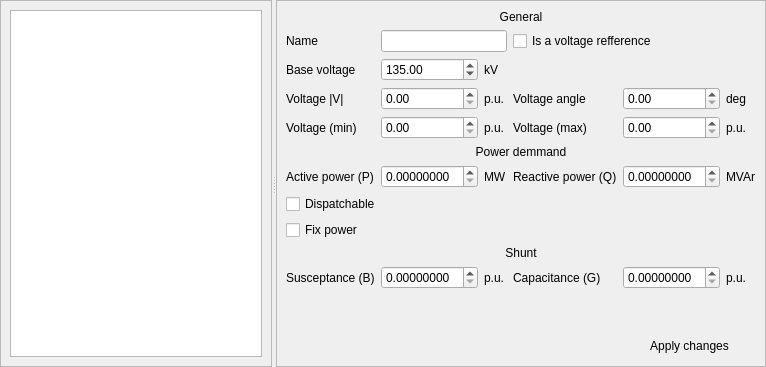
          <widget class="QWidget" name="tab_9">
           <attribute name="icon">
            <iconset resource="icons.qrc">
             <normaloff>:/file/substation.svg</normaloff>:/file/substation.svg</iconset>
           </attribute>
           <attribute name="title">
            <string>Substations</string>
           </attribute>
           <layout class="QHBoxLayout" name="horizontalLayout_7">
            <property name="margin">
             <number>0</number>
            </property>
            <item>
             <widget class="QSplitter" name="splitter_4">
              <property name="orientation">
               <enum>Qt::Horizontal</enum>
              </property>
              <widget class="QFrame" name="frame_11">
               <property name="frameShape">
                <enum>QFrame::StyledPanel</enum>
               </property>
               <property name="frameShadow">
                <enum>QFrame::Raised</enum>
               </property>
               <layout class="QGridLayout" name="gridLayout_7">
                <item row="0" column="0">
                 <widget class="QListView" name="substations_listview"/>
                </item>
               </layout>
              </widget>
              <widget class="QFrame" name="frame_17">
               <property name="frameShape">
                <enum>QFrame::StyledPanel</enum>
               </property>
               <property name="frameShadow">
                <enum>QFrame::Raised</enum>
               </property>
               <layout class="QGridLayout" name="gridLayout_8">
                <item row="10" column="3">
                 <widget class="QLabel" name="label_22">
                  <property name="text">
                   <string>Reactive power (Q)</string>
                  </property>
                 </widget>
                </item>
                <item row="15" column="4">
                 <widget class="QDoubleSpinBox" name="substation_g">
                  <property name="decimals">
                   <number>8</number>
                  </property>
                 </widget>
                </item>
                <item row="4" column="4">
                 <widget class="QDoubleSpinBox" name="substation_vangle">
                  <property name="maximum">
                   <double>90.000000000000000</double>
                  </property>
                 </widget>
                </item>
                <item row="15" column="1">
                 <widget class="QDoubleSpinBox" name="substation_b">
                  <property name="decimals">
                   <number>8</number>
                  </property>
                 </widget>
                </item>
                <item row="4" column="3">
                 <widget class="QLabel" name="label_19">
                  <property name="text">
                   <string>Voltage angle</string>
                  </property>
                 </widget>
                </item>
                <item row="4" column="1">
                 <widget class="QDoubleSpinBox" name="substation_vabs">
                  <property name="maximum">
                   <double>15.000000000000000</double>
                  </property>
                 </widget>
                </item>
                <item row="10" column="0">
                 <widget class="QLabel" name="label_21">
                  <property name="text">
                   <string>Active power (P)</string>
                  </property>
                 </widget>
                </item>
                <item row="10" column="1">
                 <widget class="QDoubleSpinBox" name="substation_p">
                  <property name="decimals">
                   <number>8</number>
                  </property>
                 </widget>
                </item>
                <item row="20" column="0">
                 <spacer name="verticalSpacer_2">
                  <property name="orientation">
                   <enum>Qt::Vertical</enum>
                  </property>
                  <property name="sizeHint" stdset="0">
                   <size>
                    <width>20</width>
                    <height>40</height>
                   </size>
                  </property>
                 </spacer>
                </item>
                <item row="4" column="0">
                 <widget class="QLabel" name="label_17">
                  <property name="text">
                   <string>Voltage |V|</string>
                  </property>
                 </widget>
                </item>
                <item row="3" column="0">
                 <widget class="QLabel" name="label_18">
                  <property name="text">
                   <string>Base voltage</string>
                  </property>
                 </widget>
                </item>
                <item row="3" column="1">
                 <widget class="QDoubleSpinBox" name="substation_basekva">
                  <property name="minimum">
                   <double>0.120000000000000</double>
                  </property>
                  <property name="maximum">
                   <double>999999.000000000000000</double>
                  </property>
                  <property name="value">
                   <double>135.000000000000000</double>
                  </property>
                 </widget>
                </item>
                <item row="1" column="0">
                 <widget class="QLabel" name="label_7">
                  <property name="text">
                   <string>Name</string>
                  </property>
                 </widget>
                </item>
                <item row="7" column="2">
                 <widget class="QLabel" name="label_29">
                  <property name="text">
                   <string>p.u.</string>
                  </property>
                 </widget>
                </item>
                <item row="7" column="0">
                 <widget class="QLabel" name="label_28">
                  <property name="text">
                   <string>Voltage (min)</string>
                  </property>
                 </widget>
                </item>
                <item row="3" column="2">
                 <widget class="QLabel" name="label_27">
                  <property name="text">
                   <string>kV</string>
                  </property>
                 </widget>
                </item>
                <item row="4" column="2">
                 <widget class="QLabel" name="label_26">
                  <property name="text">
                   <string>p.u.</string>
                  </property>
                 </widget>
                </item>
                <item row="10" column="2">
                 <widget class="QLabel" name="label_24">
                  <property name="text">
                   <string>MW</string>
                  </property>
                 </widget>
                </item>
                <item row="7" column="1">
                 <widget class="QDoubleSpinBox" name="substation_vmin">
                  <property name="maximum">
                   <double>15.000000000000000</double>
                  </property>
                 </widget>
                </item>
                <item row="15" column="2">
                 <widget class="QLabel" name="label_35">
                  <property name="text">
                   <string>p.u.</string>
                  </property>
                 </widget>
                </item>
                <item row="15" column="0">
                 <widget class="QLabel" name="label_34">
                  <property name="text">
                   <string>Susceptance (B)</string>
                  </property>
                 </widget>
                </item>
                <item row="10" column="4">
                 <widget class="QDoubleSpinBox" name="substation_q">
                  <property name="decimals">
                   <number>8</number>
                  </property>
                 </widget>
                </item>
                <item row="9" column="0" colspan="6">
                 <widget class="QLabel" name="label_20">
                  <property name="autoFillBackground">
                   <bool>true</bool>
                  </property>
                  <property name="text">
                   <string>Power demmand</string>
                  </property>
                  <property name="alignment">
                   <set>Qt::AlignCenter</set>
                  </property>
                 </widget>
                </item>
                <item row="14" column="0" colspan="6">
                 <widget class="QLabel" name="label_36">
                  <property name="palette">
                   <palette>
                    <active>
                     <colorrole role="Base">
                      <brush brushstyle="SolidPattern">
                       <color alpha="255">
                        <red>85</red>
                        <green>0</green>
                        <blue>255</blue>
                       </color>
                      </brush>
                     </colorrole>
                    </active>
                    <inactive>
                     <colorrole role="Base">
                      <brush brushstyle="SolidPattern">
                       <color alpha="255">
                        <red>85</red>
                        <green>0</green>
                        <blue>255</blue>
                       </color>
                      </brush>
                     </colorrole>
                    </inactive>
                    <disabled>
                     <colorrole role="Base">
                      <brush brushstyle="SolidPattern">
                       <color alpha="255">
                        <red>249</red>
                        <green>249</green>
                        <blue>249</blue>
                       </color>
                      </brush>
                     </colorrole>
                    </disabled>
                   </palette>
                  </property>
                  <property name="autoFillBackground">
                   <bool>true</bool>
                  </property>
                  <property name="text">
                   <string>Shunt</string>
                  </property>
                  <property name="alignment">
                   <set>Qt::AlignCenter</set>
                  </property>
                 </widget>
                </item>
                <item row="7" column="3">
                 <widget class="QLabel" name="label_31">
                  <property name="text">
                   <string>Voltage (max)</string>
                  </property>
                 </widget>
                </item>
                <item row="4" column="5">
                 <widget class="QLabel" name="label_25">
                  <property name="text">
                   <string>deg</string>
                  </property>
                 </widget>
                </item>
                <item row="10" column="5">
                 <widget class="QLabel" name="label_23">
                  <property name="text">
                   <string>MVAr</string>
                  </property>
                 </widget>
                </item>
                <item row="7" column="4">
                 <widget class="QDoubleSpinBox" name="substation_vmax">
                  <property name="maximum">
                   <double>15.000000000000000</double>
                  </property>
                 </widget>
                </item>
                <item row="7" column="5">
                 <widget class="QLabel" name="label_30">
                  <property name="text">
                   <string>p.u.</string>
                  </property>
                 </widget>
                </item>
                <item row="15" column="3">
                 <widget class="QLabel" name="label_32">
                  <property name="text">
                   <string>Capacitance (G)</string>
                  </property>
                 </widget>
                </item>
                <item row="1" column="3" colspan="2">
                 <widget class="QCheckBox" name="substation_slack_checkBox">
                  <property name="text">
                   <string>Is a voltage refference</string>
                  </property>
                 </widget>
                </item>
                <item row="1" column="1" colspan="2">
                 <widget class="QLineEdit" name="substation_name"/>
                </item>
                <item row="15" column="5">
                 <widget class="QLabel" name="label_33">
                  <property name="text">
                   <string>p.u.</string>
                  </property>
                 </widget>
                </item>
                <item row="0" column="0" colspan="6">
                 <widget class="QLabel" name="label_47">
                  <property name="autoFillBackground">
                   <bool>true</bool>
                  </property>
                  <property name="text">
                   <string>General</string>
                  </property>
                  <property name="alignment">
                   <set>Qt::AlignCenter</set>
                  </property>
                 </widget>
                </item>
                <item row="21" column="4" colspan="2">
                 <widget class="QPushButton" name="substation_apply_changes_button">
                  <property name="text">
                   <string>Apply changes</string>
                  </property>
                  <property name="icon">
                   <iconset resource="icons.qrc">
                    <normaloff>:/file/ic_mode_edit_black_48dp.png</normaloff>:/file/ic_mode_edit_black_48dp.png</iconset>
                  </property>
                  <property name="flat">
                   <bool>true</bool>
                  </property>
                 </widget>
                </item>
                <item row="11" column="0" colspan="2">
                 <widget class="QCheckBox" name="dispatchable_load_checkBox">
                  <property name="text">
                   <string>Dispatchable</string>
                  </property>
                 </widget>
                </item>
                <item row="12" column="0">
                 <widget class="QCheckBox" name="substation_fix_power_checkBox">
                  <property name="toolTip">
                   <string>&lt;html&gt;&lt;head/&gt;&lt;body&gt;&lt;p&gt;If checked, when simulating time profiles or stochastic processes, the power will remain unchanged.&lt;/p&gt;&lt;/body&gt;&lt;/html&gt;</string>
                  </property>
                  <property name="text">
                   <string>Fix power</string>
                  </property>
                 </widget>
                </item>
               </layout>
              </widget>
             </widget>
            </item>
           </layout>
          </widget>
